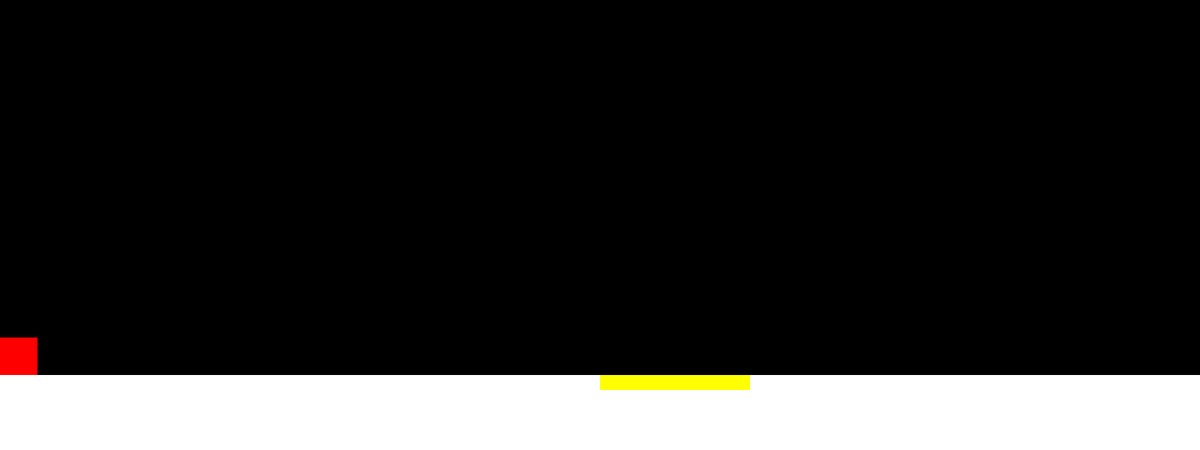
Frame 1 (no input)
Frame 60 (the mouse pressed at the canvas centre just before this capture): identical to frame 1, image omitted
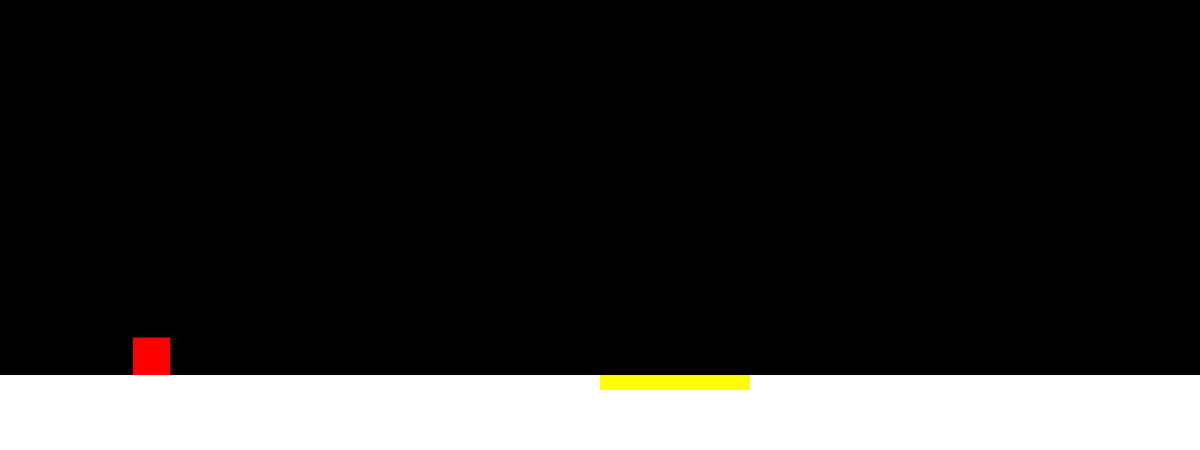
Frame 120 (the mouse held since frame 60 and released just before this capture)

The Processing sketch that drew these frames (run headless with seeded random() and noise(); from frame 60 on, the mouse is pressed at the canvas centre):

// Processing sketch: friction
// ── friction.pde
Box b;

void setup() {
  size(1600, 600);
  b = new Box();
}

void draw() {
  background(0);

  //ice
  noStroke();
  fill(255);
  rect(0, 500, width, 100);

  //sand
  noStroke();
  fill(255, 255, 0);
  rect(800, 500, 200, 20);


  if (b.loc.x > 800 && b.loc.x < 1000) {
    PVector friction = b.vel.get();
    friction.normalize();
    float mu = -0.1;
    friction.mult(mu);
    b.applyforce(friction);
  }

  if (mousePressed) {
    PVector force = new PVector(0.1, 0);
    b.applyforce(force);
  }

  b.display();
  b.move();
  b.edges();
}

// ── Box.pde
class Box {
  PVector loc;
  PVector vel;
  PVector acc;

  Box() {
    loc = new PVector(0, 450);
    vel = new PVector(0, 0);
    acc = new PVector(0, 0);
  }

  void applyforce(PVector force) {
    PVector f = force;
    acc.add(f);
  }

  void move() {
    vel.add(acc);
    loc.add(vel);
    acc.mult(0);
  }

  void edges() {
    if (loc.x > width || loc.x < 0) vel.x *= -1;
  }

  void display() {
    noStroke();
    fill(255, 0, 0);
    rect(loc.x, loc.y, 50, 50 );
  }
}
